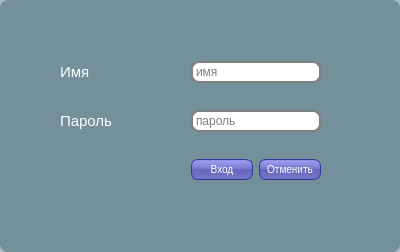
<?xml version="1.0" encoding="UTF-8"?>
<ui version="4.0">
 <class>myForm</class>
 <widget class="QDialog" name="myForm">
  <property name="windowModality">
   <enum>Qt::WindowModal</enum>
  </property>
  <property name="geometry">
   <rect>
    <x>0</x>
    <y>0</y>
    <width>400</width>
    <height>252</height>
   </rect>
  </property>
  <property name="windowTitle">
   <string>АРМ Инспектора Вход</string>
  </property>
  <property name="styleSheet">
   <string notr="true">#myForm
{
background: rgba(32, 80, 96, 100);
border-radius: 8px;
}

QPushButton {
color: white;
background-color: QLinearGradient( x1: 0, y1: 0, x2: 0, y2: 1, stop: 0 #88d, stop: 0.1 #99e, stop: 0.49 #77c, stop: 0.5 #66b, stop: 1 #77c);
border-width: 1px;
border-color: #339;
border-style: solid;
border-radius: 7;
padding: 3px;
font-size: 10px;
padding-left: 5px;
padding-right: 5px;
min-width: 50px;
max-width: 50px;
min-height: 13px;
max-height: 13px;
}

QLabel  {
font-size: 15px;
color: white;
}

QLineEdit {
padding: 1px;
border-style: solid;
border: 2px solid gray;
border-radius: 8px;
}
QMessageBox QPushButton {
color: white;
background-color: QLinearGradient( x1: 0, y1: 0, x2: 0, y2: 1, stop: 0 #88d, stop: 0.1 #99e, stop: 0.49 #77c, stop: 0.5 #66b, stop: 1 #77c);
border-width: 1px;
border-color: #339;
border-style: solid;
border-radius: 7;
padding: 3px;
font-size: 10px;
padding-left: 5px;
padding-right: 5px;
min-width: 50px;
max-width: 50px;
min-height: 13px;
max-height: 13px;
}
</string>
  </property>
  <widget class="QWidget" name="layoutWidget">
   <property name="geometry">
    <rect>
     <x>60</x>
     <y>40</y>
     <width>261</width>
     <height>161</height>
    </rect>
   </property>
   <layout class="QGridLayout" name="gridLayout">
    <item row="0" column="0">
     <widget class="QLabel" name="label">
      <property name="text">
       <string>Имя</string>
      </property>
     </widget>
    </item>
    <item row="0" column="1" colspan="2">
     <widget class="QLineEdit" name="nameEdit">
      <property name="placeholderText">
       <string>имя</string>
      </property>
     </widget>
    </item>
    <item row="1" column="0">
     <widget class="QLabel" name="label_2">
      <property name="text">
       <string>Пароль</string>
      </property>
     </widget>
    </item>
    <item row="1" column="1" colspan="2">
     <widget class="QLineEdit" name="passEdit">
      <property name="echoMode">
       <enum>QLineEdit::Password</enum>
      </property>
      <property name="placeholderText">
       <string>пароль</string>
      </property>
     </widget>
    </item>
    <item row="2" column="1">
     <widget class="QPushButton" name="okButton">
      <property name="toolTipDuration">
       <number>-5</number>
      </property>
      <property name="text">
       <string>Вход</string>
      </property>
     </widget>
    </item>
    <item row="2" column="2">
     <widget class="QPushButton" name="cancelButton">
      <property name="text">
       <string>Отменить</string>
      </property>
     </widget>
    </item>
   </layout>
  </widget>
 </widget>
 <resources/>
 <connections/>
</ui>
